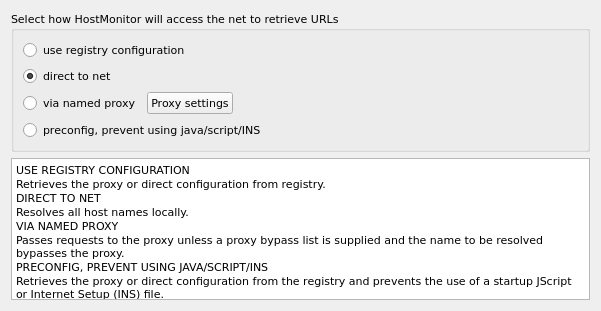
<?xml version="1.0" encoding="UTF-8"?>
<ui version="4.0">
 <class>AccessMethodOptionsWidget</class>
 <widget class="QWidget" name="AccessMethodOptionsWidget">
  <property name="geometry">
   <rect>
    <x>0</x>
    <y>0</y>
    <width>601</width>
    <height>311</height>
   </rect>
  </property>
  <property name="font">
   <font>
    <family>DejaVu Sans</family>
    <pointsize>8</pointsize>
   </font>
  </property>
  <property name="windowTitle">
   <string>Access method</string>
  </property>
        <layout class="QVBoxLayout" name="verticalLayout_19">
         <item>
          <widget class="QGroupBox" name="boxAccessMethod">
           <property name="title">
            <string>Select how HostMonitor will access the net to retrieve URLs</string>
           </property>
           <layout class="QVBoxLayout" name="verticalLayout_18">
            <item>
             <widget class="QRadioButton" name="rbAccessUseRegistry">
              <property name="text">
               <string>use registry configuration</string>
              </property>
             </widget>
            </item>
            <item>
             <widget class="QRadioButton" name="rbAccessDirect">
              <property name="text">
               <string>direct to net</string>
              </property>
              <property name="checked">
               <bool>true</bool>
              </property>
             </widget>
            </item>
            <item>
             <layout class="QHBoxLayout" name="horizontalLayout_15">
              <item>
               <widget class="QRadioButton" name="rbAccessViaProxy">
                <property name="text">
                 <string>via named proxy</string>
                </property>
               </widget>
              </item>
              <item>
               <widget class="QPushButton" name="btnAccessProxy">
                <property name="text">
                 <string>Proxy settings</string>
                </property>
               </widget>
              </item>
              <item>
               <spacer name="horizontalSpacer_11">
                <property name="orientation">
                 <enum>Qt::Horizontal</enum>
                </property>
                <property name="sizeHint" stdset="0">
                 <size>
                  <width>40</width>
                  <height>20</height>
                 </size>
                </property>
               </spacer>
              </item>
             </layout>
            </item>
            <item>
             <widget class="QRadioButton" name="rbAccessPreconfig">
              <property name="text">
               <string>preconfig, prevent using java/script/INS</string>
              </property>
             </widget>
            </item>
           </layout>
          </widget>
         </item>
         <item>
          <widget class="QPlainTextEdit" name="plainAccessMethodDescription">
           <property name="verticalScrollBarPolicy">
            <enum>Qt::ScrollBarAlwaysOff</enum>
           </property>
           <property name="plainText">
            <string>USE REGISTRY CONFIGURATION
Retrieves the proxy or direct configuration from registry.
DIRECT TO NET
Resolves all host names locally.
VIA NAMED PROXY
Passes requests to the proxy unless a proxy bypass list is supplied and the name to be resolved bypasses the proxy.
PRECONFIG, PREVENT USING JAVA/SCRIPT/INS
Retrieves the proxy or direct configuration from the registry and prevents the use of a startup JScript or Internet Setup (INS) file.</string>
           </property>
          </widget>
         </item>
        </layout>

 </widget>
 <resources>
  <include location="../../qHostMonitor.qrc"/>
  <include location="../../qHostMonitor.qrc"/>
 </resources>
 <connections/>
</ui>
